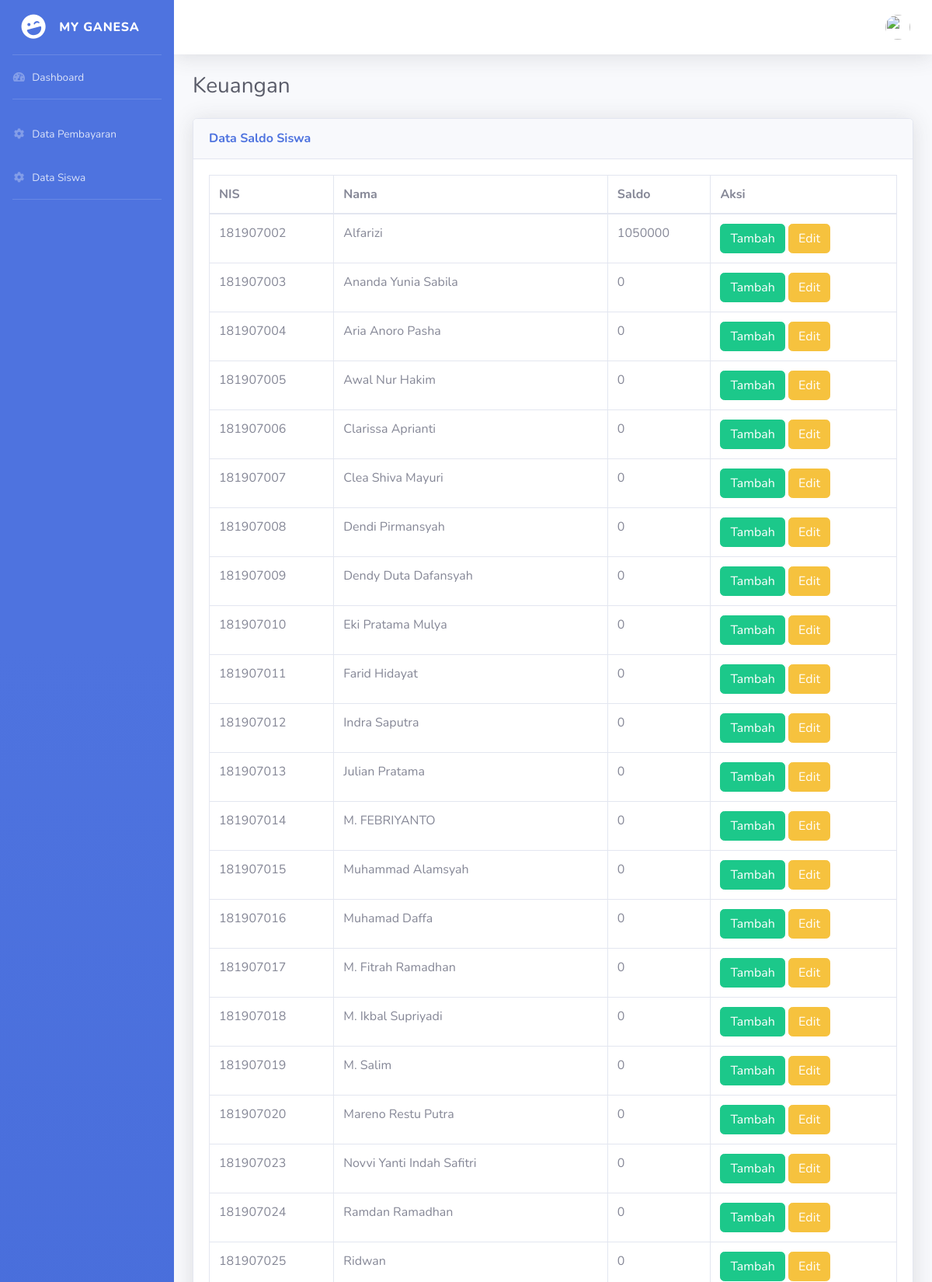
Page /keuangan/data_siswa.php (signed in, upper part) on the committed database.
### tables this page shows
CREATE TABLE `siswa` (
  `nis` varchar(9) NOT NULL,
  `id_kelas` int(11) NOT NULL,
  `nama` varchar(30) NOT NULL,
  `tgl_lahir` date NOT NULL,
  `Agama` varchar(10) NOT NULL,
  `saldo` int(11) NOT NULL
);

### keuangan/data_siswa.php (the view, shortened to what this page needs)
<?php include 'header.php'; ?>
<!DOCTYPE html>
<html lang="en">
<head>
  <link href="../vendor/fontawesome-free/css/all.min.css" rel="stylesheet" type="text/css">
  <link href="../css/sb-admin-2.min.css" rel="stylesheet">
</head>
<body id="page-top">
  <div id="wrapper">
    <div id="content-wrapper" class="d-flex flex-column">
      <div id="content">
        <div class="container-fluid">
          <h1 class="h3 mb-4 text-gray-800">Keuangan</h1>
          <?php
            $sql="SELECT nis,nama,saldo
                FROM siswa";
            $res=mysqli_query($link,$sql);
            $ketemu=mysqli_num_rows($res);
          ?>
          <div class="card shadow mb-4">
            <div class="card-header py-3">
              <h6 class="m-0 font-weight-bold text-primary">Data Saldo Siswa</h6>
            </div>
            <div class="card-body">
              <div class="table-responsive">
                <table class="table table-bordered" id="dataTable" width="100%" cellspacing="0">
                  <thead>
                    <tr>
                      <th>NIS</th>
                      <th>Nama</th>
                      <th>Saldo</th>
                      <th>Aksi</th>
                    </tr>
                  </thead>
                  <tbody>
                    <?php
                      if($ketemu){
                        foreach($res as $data){
                          ?>
                            <tr>
                              <td><?php echo "$data[nis]"; ?></td>
                              <td><?php echo "$data[nama]"; ?></td>
                              <td><?php echo "$data[saldo]"; ?></td>
                              <td><?php echo "<a class='btn btn-success' href='tambah_saldo.php?id=$data[nis]'>Tambah</a> ";
                                   echo "<a class='btn btn-warning' href='edit_saldo.php?id=$data[nis]'>Edit</a> "; ?></td>
                            </tr>
                          <?php
                        }
                      }else{?>
                        <tr><td colspan="3"><center>Tidak ada data.</td><center></tr><?php
                      }
                    ?>
                  </tbody>
                </table>
              </div>
            </div>
          </div>
        </div>
      </div>
    </div>
  </div>
</body>
</html>

### rows in the picture
siswa: nis "181907002", nama "Alfarizi", saldo "1050000"
siswa: nis "181907003", nama "Ananda Yunia Sabila", saldo "0"
siswa: nis "181907004", nama "Aria Anoro Pasha", saldo "0"
siswa: nis "181907005", nama "Awal Nur Hakim", saldo "0"
siswa: nis "181907006", nama "Clarissa Aprianti", saldo "0"
siswa: nis "181907007", nama "Clea Shiva Mayuri", saldo "0"
siswa: nis "181907008", nama "Dendi Pirmansyah", saldo "0"
siswa: nis "181907009", nama "Dendy Duta Dafansyah", saldo "0"
siswa: nis "181907010", nama "Eki Pratama Mulya", saldo "0"
siswa: nis "181907011", nama "Farid Hidayat", saldo "0"
siswa: nis "181907012", nama "Indra Saputra", saldo "0"
siswa: nis "181907013", nama "Julian Pratama", saldo "0"
siswa: nis "181907014", nama "M. FEBRIYANTO", saldo "0"
siswa: nis "181907015", nama "Muhammad Alamsyah", saldo "0"
siswa: nis "181907016", nama "Muhamad Daffa", saldo "0"
siswa: nis "181907017", nama "M. Fitrah Ramadhan", saldo "0"
siswa: nis "181907018", nama "M. Ikbal Supriyadi", saldo "0"
siswa: nis "181907019", nama "M. Salim", saldo "0"
siswa: nis "181907020", nama "Mareno Restu Putra", saldo "0"
siswa: nis "181907023", nama "Novvi Yanti Indah Safitri", saldo "0"
siswa: nis "181907024", nama "Ramdan Ramadhan", saldo "0"
siswa: nis "181907025", nama "Ridwan", saldo "0"
